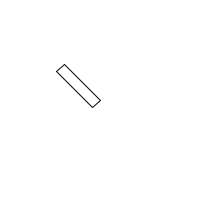
Frame 1 (no input)
Frame 60 (the mouse pressed at the canvas centre just before this capture): identical to frame 1, image omitted
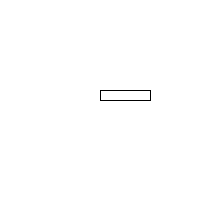
Frame 120 (the mouse held since frame 60 and released just before this capture)

The Processing sketch that drew these frames (run headless with seeded random() and noise(); from frame 60 on, the mouse is pressed at the canvas centre):

// Processing sketch: track_test
// ── track_test.pde

void setup( )
{
  size(200, 200);
  background(255);
  
}

void draw( )
{
  float angle = atan2(mouseY - 100, mouseX - 100);
  
  background(255);
  pushMatrix();
  translate(100, 100);
  rotate(angle - HALF_PI);
  rect(0, 0, 10, 50);
  popMatrix();
}
